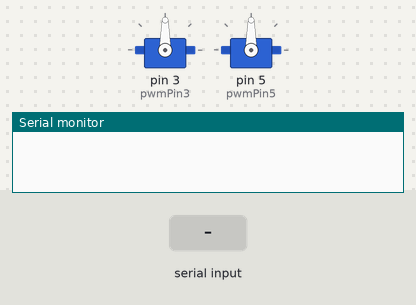
Bench run of a sketch on a simulated Arduino Uno, built with avr-gcc and run on an emulated ATmega328P. Shown: 2 × servo, the last lines printed to the serial monitor. Inputs (shaded band) come from the test bench.

Above: at 1.2 s.
1.3 s: "*" received over Serial
At 2.2 s:
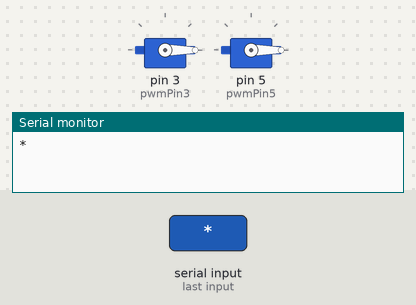
Timing chart, 0 to 4.3 s (numbered marks = the images above; inputs shaded):
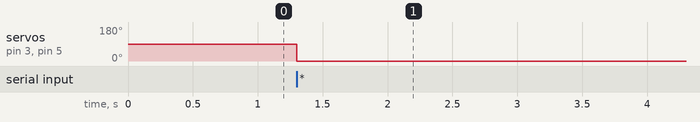

Measured:
- after the input at 1.3 s, servo on pin 3 (pwmPin3), servo on pin 5 (pwmPin5): 90° → 0° at once

The sketch:

ver_dos_servos_mediante_App_inventor_y_Arduino_con_Bluetooth.ino
```cpp
#include <Servo.h>
Servo servo3;
Servo servo5;
const int pwmPin3 = 3; // Servo3 pin3 PWM
const int pwmPin5 = 5; // Servo5 pin5 PWM

char caracter;
String palabra;
String angulo_1;
String angulo_2;

int k1;

void setup() {
Serial.begin(9600);
pinMode (pwmPin3, OUTPUT);
pinMode (pwmPin5, OUTPUT);
servo3.attach(pwmPin3);
servo5.attach(pwmPin5);
}

void loop() {

  if(Serial.available())
  {
    caracter = Serial.read();
    palabra = palabra + caracter;

if (caracter == '*') {
      Serial.println(palabra);
      palabra = palabra.substring(0, palabra.length() - 1); // Delete last char *
      k1 = palabra.indexOf(',');
      angulo_1 = palabra.substring(0, k1);
      angulo_2 = palabra.substring(k1+1, -1);

      servo3.write(angulo_1.toInt());
      servo5.write(angulo_2.toInt());
      palabra = "";
  }
      }
} // => Fin Loop
```
